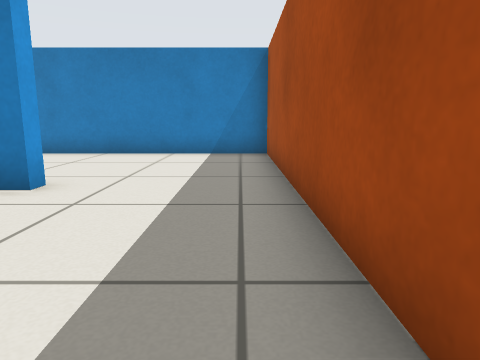
view 1 (above)

21 first-person views from a walk through a world built for the Gazebo simulator. The camera is 0.5 m above the floor, tilts 10° down and sees 70° across. The floor is counted in squares, 0.5 m on a side. Each view is taken from the middle of a square. On the plan, view 1 faces up. The plan holds only what a view shows up to about 13 squares ahead; the rest is blank.

view 2
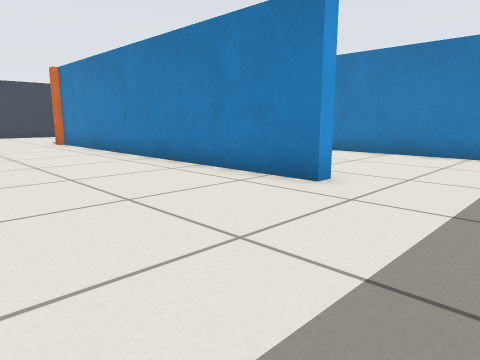

view 3
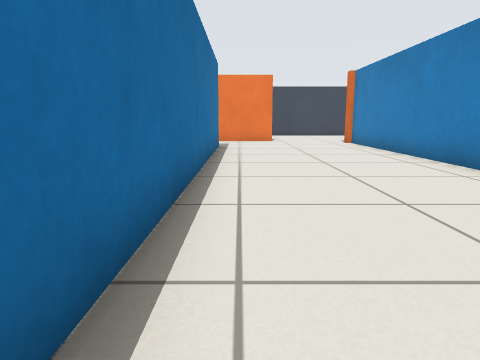

view 4
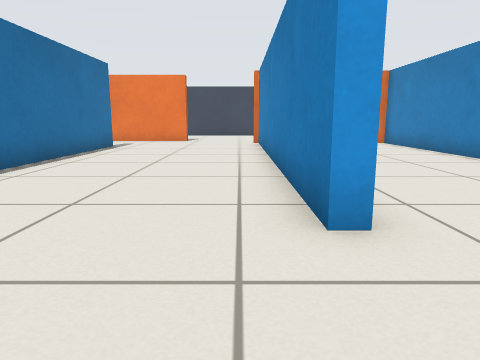

view 5
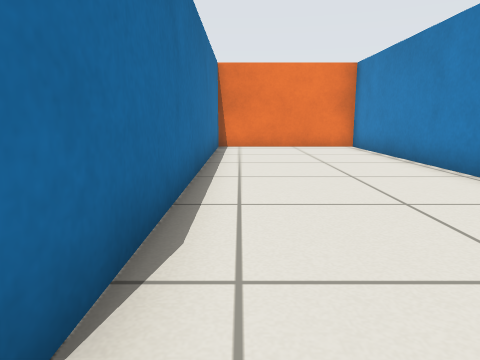

view 6
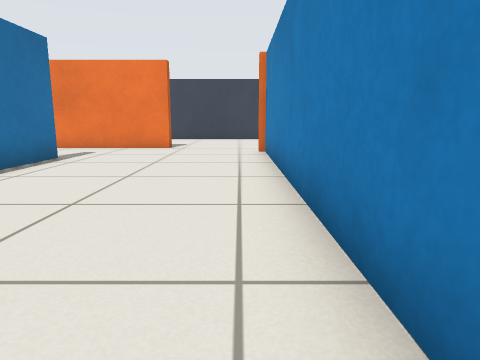

view 7
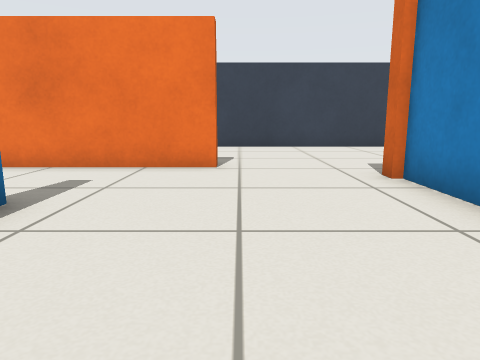

view 8
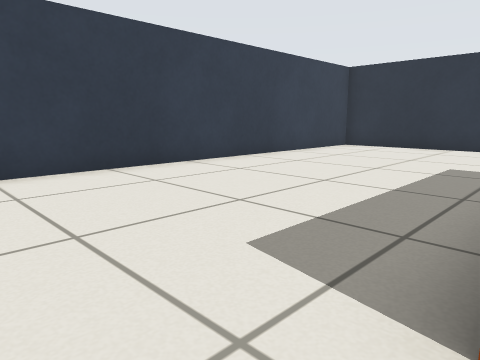

view 9
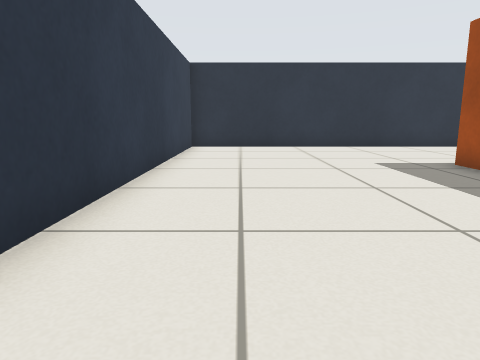

view 10
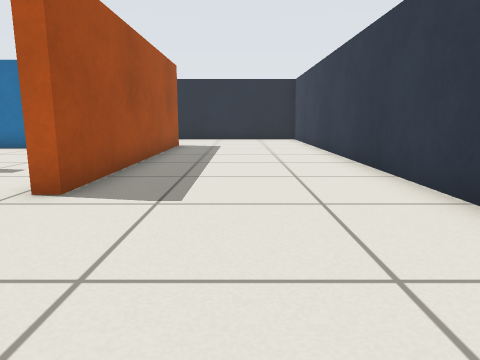

view 11
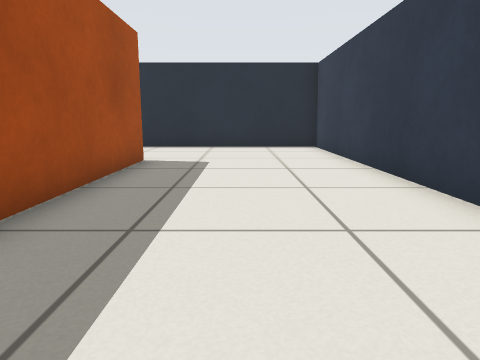

view 12
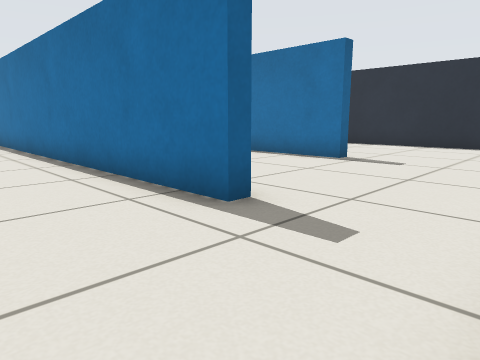

view 13
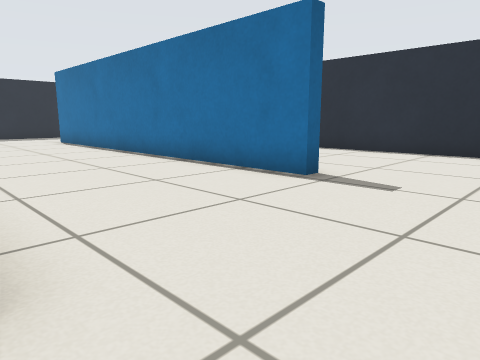

view 14
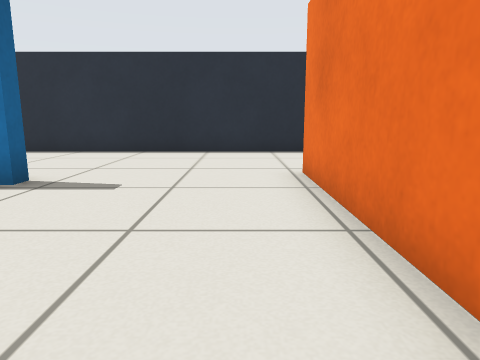

view 15
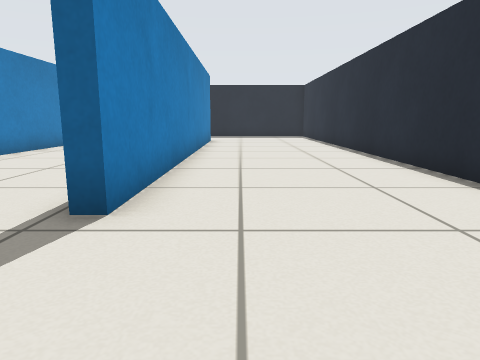

view 16
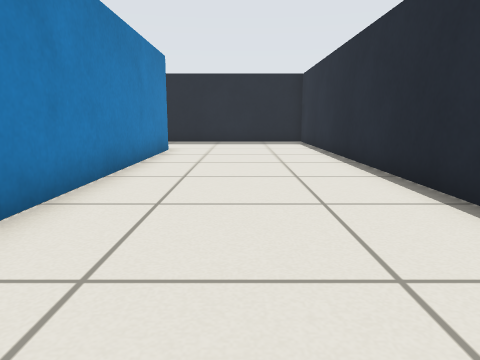

view 17
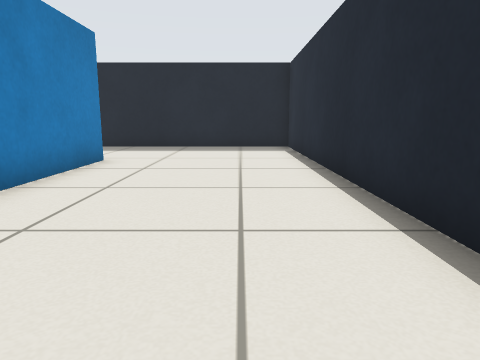

view 18
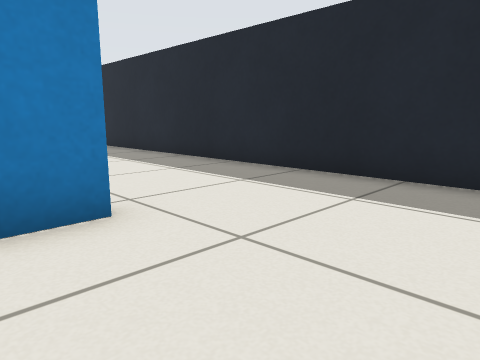

view 19
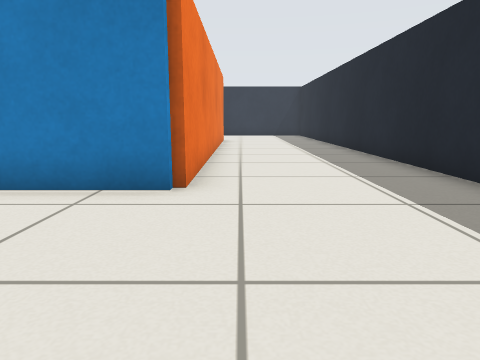

view 20
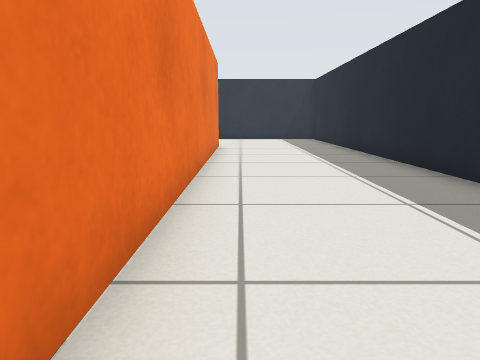

view 21
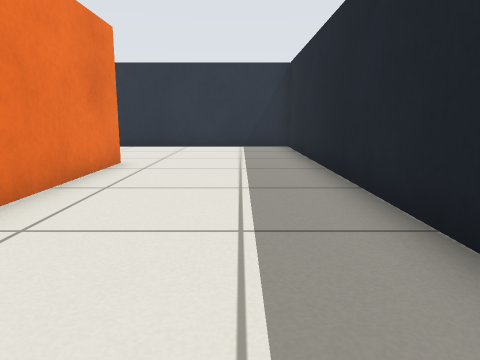

### Floor plan
Points are (right, up) in squares from view 1. A wall is a line through its corners. A room is listed if a view was taken in it or the views show most of it. See-through windows are left out.
Room 1 (views 1, 2, 3, 4, 5, 6, 7)
walls: (-7.9, 10.2) (-14.8, 10.2) (-14.8, 5.2) (-3, 5.2) (-3, 4.8) (-14.9, 4.8); (-13, -0.8) (-0.4, -0.8); (0.8, 1) (0.8, 10.2) (-6, 10.2); (-16.2, 1.5) (-16.2, -0.5)
ways out: opening at (-15.3, 3) to room 2; opening at (-14.5, -1) to room 2
Room 2 (views 8, 9, 10, 11, 12, 13, 14, 15, 16, 17, 18, 19, 20, 21)
walls: (-13, -1.2) (-13, -0.8); (-16.2, -0.5) (-16.2, -7.5); (-14.8, 4.6) (-15.2, 4.6); (-16.6, -7.5) (-16.6, 1.5) (-16.2, 1.5); (1.6, -6.6) (-11.5, -6.6) (-11.5, -6.2) (-1.2, -6.2); (-15.2, 9.8) (-15.2, 10.6); (1.2, 11) (1.2, -1.2) (-5.4, -1.2); (-11.9, 15.8) (-21.8, 15.8) (-21.8, -11.8) (5.8, -11.8) (5.8, 15.8) (-0.5, 15.8)
ways out: opening at (-15.3, 3) to room 1; opening at (-14.5, -1) to room 1

Positions as (right, up) in squares from view 1, and headings:
1: (0, 0), facing up
2: (0, 0), facing up-left
3: (0, 0), facing left
4: (0, 4), facing left
5: (-2, 6), facing left
6: (-4, 4), facing left
7: (-9, 2), facing left
8: (-15, 3), facing up-left
9: (-20, 3), facing up
10: (-19, 6), facing down
11: (-19, 1), facing down
12: (-16, 2), facing down-right
13: (-15, -1), facing down-right
14: (-15, -1), facing down
15: (-15, -8), facing right
16: (-10, -9), facing right
17: (-7, -10), facing right
18: (0, -10), facing up-right
19: (2, -6), facing up
20: (2, -2), facing up
21: (4, 3), facing up
